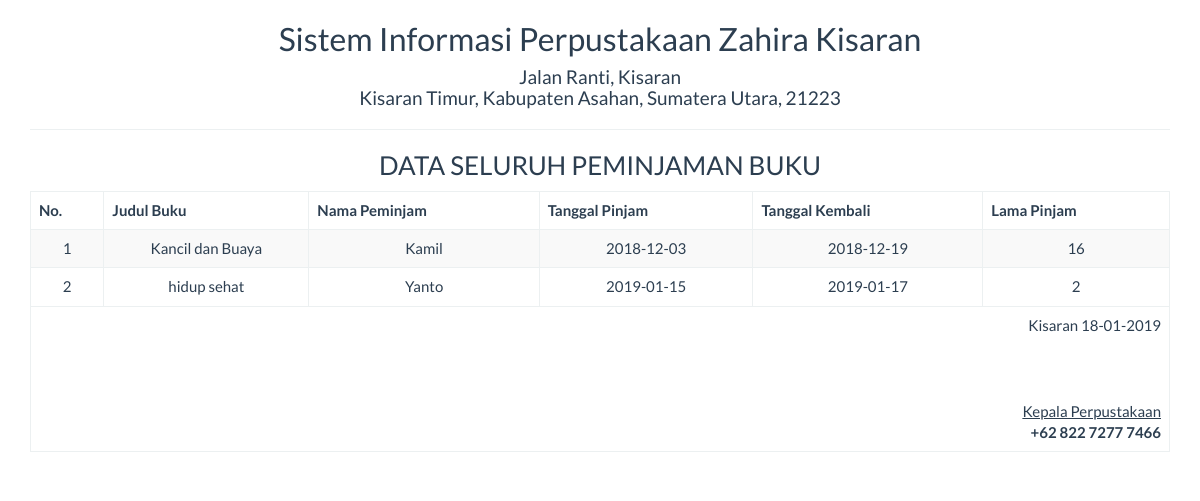
Screenshot of /report/peminjaman_semua.php with the database file from the repository.
### tables this page shows
CREATE TABLE IF NOT EXISTS `peminjaman` (
  `judul_buku` varchar(50) NOT NULL,
  `peminjam` varchar(50) NOT NULL,
  `tgl_pinjam` varchar(25) NOT NULL,
  `tgl_kembali` varchar(25) NOT NULL,
  `lama_pinjam` int(5) NOT NULL,
  `keterangan` varchar(100) NOT NULL,
  `id` int(5) NOT NULL AUTO_INCREMENT,
  PRIMARY KEY (`id`)
);

### report/peminjaman_semua.php (the view, shortened to what this page needs)
<!DOCTYPE html>
<html>
    <head>
        <link href="../Assets/css/bootstrap.min.css" rel="stylesheet" type="text/css"/>
    </head>
    <body onload="print()">
        <?php
        include '../config/koneksi.php';
        ?>
        <div class="container">
            <div class='row'>
                <div class="col-sm-12">
                    <div class="text-center">
                        <h2>Sistem Informasi Perpustakaan Zahira Kisaran </h2>
                        <h4>Jalan Ranti, Kisaran <br> Kisaran Timur, Kabupaten Asahan, Sumatera Utara, 21223</h4>
                        <hr>
                        <h3>DATA SELURUH PEMINJAMAN BUKU</h3>
                        <table class="table table-bordered table-striped table-hover">
                        <tbody>
                                <thead>
								<tr>
									<th>No.</th><th width="18%">Judul Buku</th><th>Nama Peminjam</th><th>Tanggal Pinjam</th><th>Tanggal Kembali</th><th>Lama Pinjam</th>
								</tr>
								</thead>
							<tbody>
                            <?php
                            $sql = "SELECT * FROM peminjaman";
                            $query = mysqli_query($koneksi, $sql) or die("SQL Anda Salah");
                            $nomor = 0;
                            while ($data = mysqli_fetch_array($query)) {
                                $nomor++;
                                ?>
                                <tr>
                                    <td><?= $nomor ?></td>
                                    <td><?= $data['judul_buku'] ?></td>
									<td><?= $data['peminjam'] ?></td>
                                    <td><?= $data['tgl_pinjam'] ?></td>
                                    <td><?= $data['tgl_kembali'] ?></td>
                                    <td><?= $data['lama_pinjam'] ?></td>
                                </tr>
                            <?php } ?>
							</tbody>
                        </tbody>
                            <tfoot>
                                <tr>
                                    <td colspan="8" class="text-right">
                                        Kisaran  <?= date("d-m-Y") ?>
                                        <br><br><br><br>
                                        <u>Kepala Perpustakaan<strong></u><br>
                                        +62 822 7277 7466
									</td>
								</tr>
							</tfoot>
                        </table>
                    </div>
                </div>
            </div>
    </body>
</html>

### rows the page displays
peminjaman: judul_buku "Kancil dan Buaya", peminjam "Kamil", tgl_pinjam "2018-12-03", tgl_kembali "2018-12-19", lama_pinjam "16"
peminjaman: judul_buku "hidup sehat", peminjam "Yanto", tgl_pinjam "2019-01-15", tgl_kembali "2019-01-17", lama_pinjam "2"
